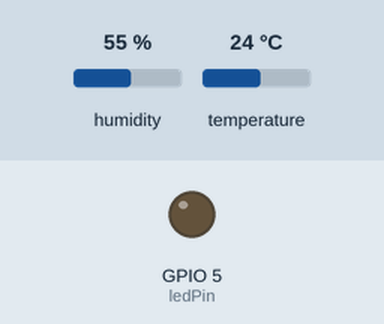
Recording of a sketch running on a simulated ESP8266 (NodeMCU). Shown: output pins drawn as LEDs (lit = HIGH). Inputs (shaded band) come from the test bench; at power-on: temperature 24 °C, humidity 55 %. WiFi joins after 1.5 s; servers stay silent unless stated; no MQTT or app messages arrive unless stated; what the sketch prints to the serial monitor is not drawn.

Above: at 2.7 s.
2.8 s: temperature set to 30 °C
9.5 s: temperature set to 33 °C
At 13.2 s:
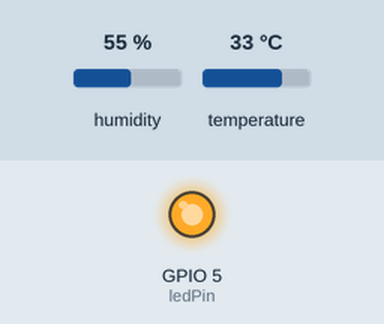
Timing chart, 0 to 14.7 s (numbered marks = the images above; inputs shaded):
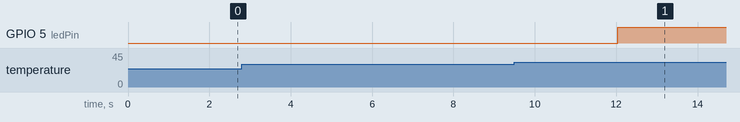

The sketch:

Latihan3.ino
```cpp
#include <ESP8266WiFi.h>
#include <PubSubClient.h>
#include <ArduinoJson.h>
#include <DHT.h>

// Kredensial Jaringan Wi-Fi (Gunakan Hotspot Pribadi Anda)
const char* ssid = "blablabla";
const char* password = "yayayaya";

// Konfigurasi Broker MQTT Publik
const char* mqttServer = "broker.hivemq.com";
const int mqttPort = 1883;

// IDENTITAS KLIEN (Wajib Unik menggunakan NIM)
const char* clientId = "ESP8266_LabIoT_25782041_Tugas";

// Definisi Topik Mandiri
const char* topicTelemetry = "kampus/labiot/25782041/telemetri";
const char* topicControl   = "kampus/labiot/25782041/kendali";
const char* topicAlert     = "kampus/labiot/25782041/alert";
const char* topicStatus    = "kampus/labiot/25782041/status";

// Konfigurasi Pin Perangkat Keras
const byte dhtPin = 2;   // Pin D4 (GPIO 2)
const byte ledPin = 5;   // Pin D1 (GPIO 5)
#define DHTTYPE DHT11

DHT dht(dhtPin, DHTTYPE);
WiFiClient espClient;
PubSubClient client(espClient);

unsigned long lastTelemetryTime = 0;
const unsigned long telemetryInterval = 4000; // Siklus kirim 4 detik

// State Latch untuk mencegah spamming alert berulang pada rentang suhu panas
bool alertSent = false;

// Fungsi Callback untuk menerima perintah kendali asinkron dari operator
void callback(char* topic, byte* payload, unsigned int length) {
  char incomingBuffer[length + 1];
  memcpy(incomingBuffer, payload, length);
  incomingBuffer[length] = '\0';

  Serial.println("----------------------------------------");
  Serial.printf("[KONTROL DITERIMA] Topik: %s | Payload: %s\n", topic, incomingBuffer);

  StaticJsonDocument<256> doc;
  DeserializationError err = deserializeJson(doc, incomingBuffer);
  if (err) {
    Serial.println("Gagal membedah payload JSON!");
    return;
  }

  // Evaluasi perintah manual override LED jika format JSON valid
  if (doc.containsKey("led")) {
    int val = doc["led"];
    digitalWrite(ledPin, val == 1 ? HIGH : LOW);
    Serial.printf("--> [MANUAL OVERRIDE] Status LED diubah: %s\n", val == 1 ? "MENYALA" : "PADAM");
  }
  Serial.println("----------------------------------------");
}

void reconnect() {
  while (!client.connected()) {
    Serial.print("Menghubungkan ke MQTT Broker...");

    // Konfigurasi Last Will and Testament (LWT)
    // Topik: status, QoS: 1, Retain: true, Pesan: OFFLINE
    const char* lwtTopic = topicStatus;
    int lwtQos = 1;
    bool lwtRetain = true;
    const char* lwtMessage = "{\"status\":\"OFFLINE\",\"keterangan\":\"Perangkat Terputus Tak Terduga\"}";

    if (client.connect(clientId, nullptr, nullptr, lwtTopic, lwtQos, lwtRetain, lwtMessage)) {
      Serial.println(" Sukses Terhubung!");

      // Daftarkan kembali subskripsi topik kendali
      client.subscribe(topicControl);
      Serial.printf("Subskripsi Topik Kendali: %s\n", topicControl);

      // Publikasikan status ONLINE sesaat setelah berhasil terhubung
      StaticJsonDocument<256> statusDoc;
      statusDoc["status"] = "ONLINE";
      statusDoc["keterangan"] = "Perangkat Beroperasi Normal";
      char statusBuffer[256];
      serializeJson(statusDoc, statusBuffer);
      client.publish(topicStatus, statusBuffer, true); // Retain true untuk status aktif

    } else {
      Serial.printf(" Gagal (rc=%d). Coba lagi dalam 4 detik...\n", client.state());
      delay(4000);
    }
  }
}

void setup() {
  Serial.begin(115200);
  pinMode(ledPin, OUTPUT);
  digitalWrite(ledPin, LOW);

  dht.begin();

  WiFi.mode(WIFI_STA);
  WiFi.begin(ssid, password);
  Serial.print("Menghubungkan ke Wi-Fi");
  while (WiFi.status() != WL_CONNECTED) {
    delay(500);
    Serial.print(".");
  }
  Serial.println("\nWi-Fi Terkoneksi!");
  Serial.print("Alamat IP Lokal: ");
  Serial.println(WiFi.localIP());

  client.setServer(mqttServer, mqttPort);
  client.setCallback(callback);
}

void loop() {
  if (!client.connected()) {
    reconnect();
  }
  client.loop(); // Memelihara sesi TCP dan memproses callback masuk

  unsigned long now = millis();
  if (now - lastTelemetryTime >= telemetryInterval) {
    lastTelemetryTime = now;

    float t = dht.readTemperature();
    float h = dht.readHumidity();

    if (!isnan(t) && !isnan(h)) {
      // Rule Engine: Klasifikasi Status Lingkungan (Ambang batas 31.0°C)
      String kondisiSuhu = (t <= 31.0) ? "NORMAL" : "PANAS";

      // 1. Publikasi Telemetri Rutin berformat JSON
      StaticJsonDocument<256> docOut;
      docOut["node_id"] = clientId;
      docOut["suhu"] = serialized(String(t, 2));
      docOut["kelembapan"] = serialized(String(h, 2));
      docOut["kondisi_suhu"] = kondisiSuhu;
      docOut["status_led"] = digitalRead(ledPin);

      char buffer[256];
      serializeJson(docOut, buffer);
      bool success = client.publish(topicTelemetry, buffer);
      if (success) {
        Serial.printf("[TELEMETRI TERKIRIM] %s\n", buffer);
      } else {
        Serial.println("[ERROR] Gagal memublikasikan telemetri!");
      }

      // 2. Kanal Peringatan Bahaya Mandiri (Dedicated Alert Topic & Safety Engine)
      if (t > 31.0) {
        if (!alertSent) {
          StaticJsonDocument<256> alertDoc;
          alertDoc["status"] = "BAHAYA";
          alertDoc["parameter"] = "OVERHEAT";
          alertDoc["nilai_suhu"] = serialized(String(t, 2));

          char alertBuffer[256];
          serializeJson(alertDoc, alertBuffer);

          if (client.publish(topicAlert, alertBuffer)) {
            Serial.printf("[ALERT TERKIRIM] -> Suhu Kritis Terdeteksi: %.2f°C\n", t);
          }

          // Otomatis nyalakan LED indikator bahaya secara lokal
          digitalWrite(ledPin, HIGH);
          alertSent = true; // Latch diaktifkan agar pesan tidak spamming setiap detik
        }
      } else {
        // Reset state latch jika suhu kembali normal
        if (alertSent) {
          Serial.println("[INFO] Kondisi suhu kembali normal.");
          alertSent = false;
        }
      }
    } else {
      Serial.println("Peringatan: Gagal membaca data dari sensor DHT!");
    }
  }
}
```

Measured:
- the behaviour switches between 31 and 32 °C on temperature (found by bisection; images 0 and 1)
- after the input at 2.8 s, every drawn part: stays the same
- after the input at 9.5 s, GPIO 5 (ledPin): LOW → HIGH after 2.5 s
